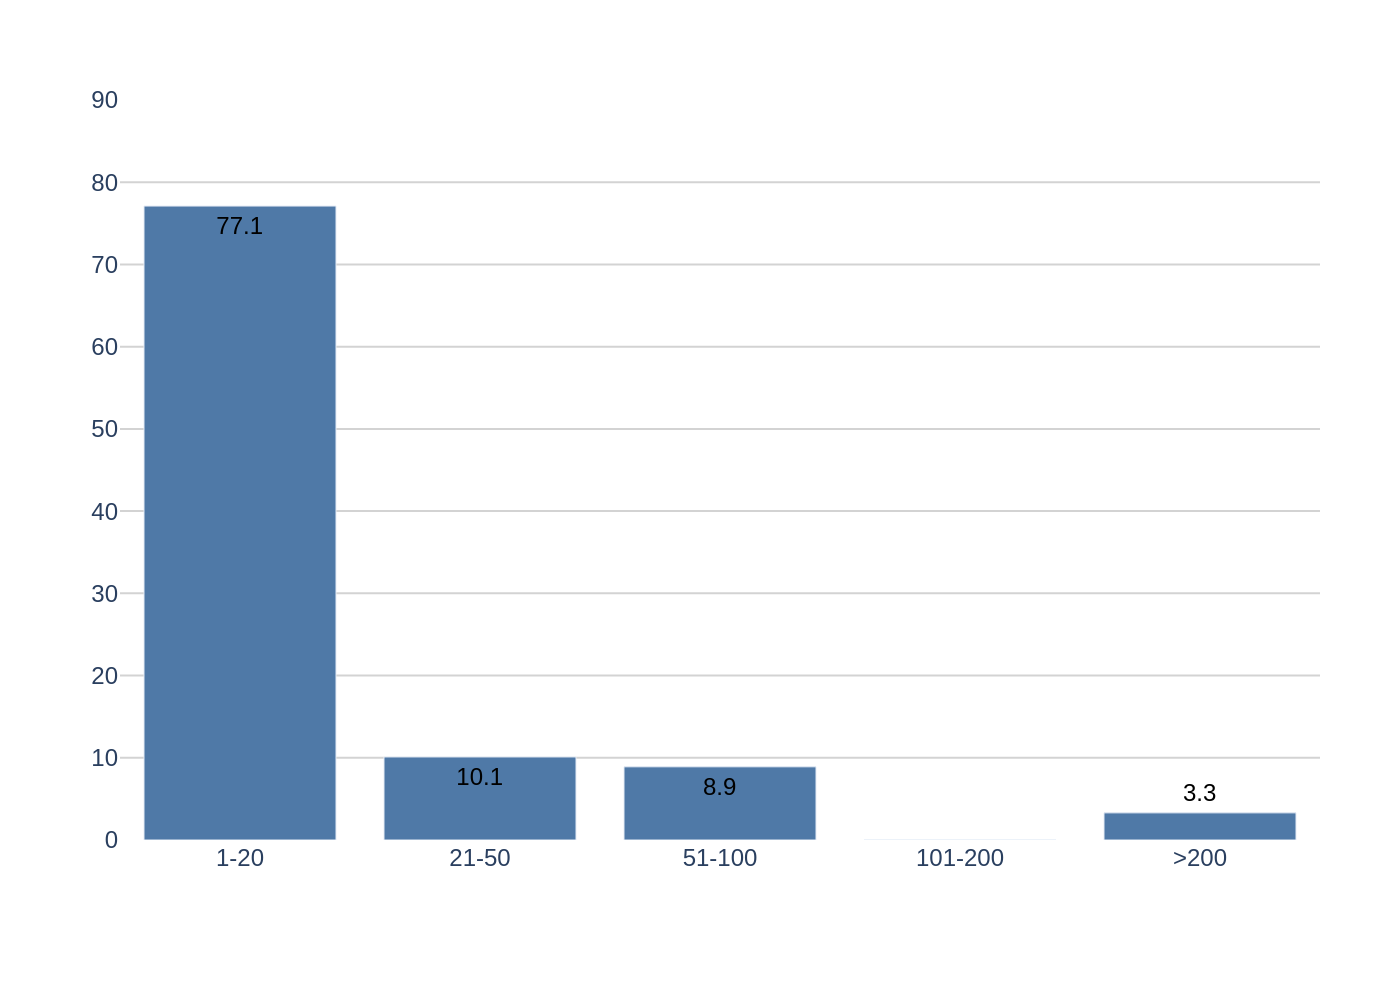

This figure's Python source:
import sys
import json
import plotly.graph_objects as go

# Check for command-line argument
if len(sys.argv) != 2:
    print("Usage: python script.py <path_to_json_file>")
    sys.exit(1)

# Get JSON file path from command-line argument
json_path = sys.argv[1]

# Derive base filename for output
output_filename_base = json_path.rsplit('.', 1)[0]

# Load data from JSON file
try:
    with open(json_path, 'r', encoding='utf-8') as f:
        chart_info = json.load(f)
except FileNotFoundError:
    print(f"Error: JSON file not found at {json_path}")
    sys.exit(1)
except json.JSONDecodeError:
    print(f"Error: Could not decode JSON from {json_path}")
    sys.exit(1)

# Extract data from the JSON structure
chart_data = chart_info.get('chart_data', [])
texts = chart_info.get('texts', {})
colors = chart_info.get('colors', [])

# Prepare data for Plotly
categories = [item['category'] for item in chart_data]
values = [item['value'] for item in chart_data]

# Create the figure
fig = go.Figure()

# Add the bar trace
text_labels = []
for v in values:
    if v == int(v):
        text_labels.append(str(int(v)))
    else:
        text_labels.append(f'{v:.1f}')

fig.add_trace(go.Bar(
    x=categories,
    y=values,
    marker_color=colors[0] if colors else None,
    text=text_labels,
    textposition='auto',
    textfont=dict(
        family="Arial",
        size=12,
        color="black"
    ),
    hoverinfo='none'
))

# Update layout
title_text = texts.get('title')
if texts.get('subtitle'):
    title_text = f"{title_text}<br><sub>{texts.get('subtitle')}</sub>" if title_text else texts.get('subtitle')

fig.update_layout(
    title_text=title_text,
    xaxis_title=texts.get('x_axis_title'),
    yaxis_title=texts.get('y_axis_title'),
    font=dict(
        family="Arial",
        size=12
    ),
    showlegend=False,
    plot_bgcolor='white',
    paper_bgcolor='white',
    margin=dict(l=60, r=40, t=50, b=80),
    yaxis=dict(
        range=[0, 90],
        tickmode='linear',
        dtick=10,
        showgrid=True,
        gridcolor='LightGray',
        gridwidth=1,
        zeroline=False
    ),
    xaxis=dict(
        showgrid=False,
        zeroline=False
    )
)

# Add source/note annotation
if texts.get('source'):
    fig.add_annotation(
        text=texts.get('source'),
        align='left',
        showarrow=False,
        xref='paper',
        yref='paper',
        x=0,
        y=-0.15,
        xanchor='left',
        yanchor='top'
    )

# Save the figure as a PNG image
output_image_path = f"{output_filename_base}.png"
fig.write_image(output_image_path, scale=2)

print(f"Chart saved to {output_image_path}")
